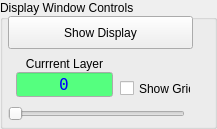
  <widget class="QGroupBox" name="groupBox_2">
   <property name="geometry">
    <rect>
     <x>8</x>
     <y>160</y>
     <width>217</width>
     <height>129</height>
    </rect>
   </property>
   <property name="palette">
    <palette>
     <active>
      <colorrole role="Text">
       <brush brushstyle="SolidPattern">
        <color alpha="255">
         <red>0</red>
         <green>0</green>
         <blue>255</blue>
        </color>
       </brush>
      </colorrole>
      <colorrole role="Base">
       <brush brushstyle="SolidPattern">
        <color alpha="255">
         <red>85</red>
         <green>255</green>
         <blue>255</blue>
        </color>
       </brush>
      </colorrole>
     </active>
     <inactive>
      <colorrole role="Text">
       <brush brushstyle="SolidPattern">
        <color alpha="255">
         <red>0</red>
         <green>0</green>
         <blue>0</blue>
        </color>
       </brush>
      </colorrole>
      <colorrole role="Base">
       <brush brushstyle="SolidPattern">
        <color alpha="255">
         <red>255</red>
         <green>255</green>
         <blue>255</blue>
        </color>
       </brush>
      </colorrole>
     </inactive>
     <disabled>
      <colorrole role="Text">
       <brush brushstyle="SolidPattern">
        <color alpha="255">
         <red>120</red>
         <green>120</green>
         <blue>120</blue>
        </color>
       </brush>
      </colorrole>
      <colorrole role="Base">
       <brush brushstyle="SolidPattern">
        <color alpha="255">
         <red>240</red>
         <green>240</green>
         <blue>240</blue>
        </color>
       </brush>
      </colorrole>
     </disabled>
    </palette>
   </property>
   <property name="title">
    <string>Display Window Controls</string>
   </property>
   <widget class="QCheckBox" name="checkBoxShowGrid">
    <property name="geometry">
     <rect>
      <x>120</x>
      <y>80</y>
      <width>71</width>
      <height>17</height>
     </rect>
    </property>
    <property name="text">
     <string>Show Grid</string>
    </property>
   </widget>
   <widget class="QPushButton" name="pushButton_Preview">
    <property name="geometry">
     <rect>
      <x>8</x>
      <y>16</y>
      <width>185</width>
      <height>33</height>
     </rect>
    </property>
    <property name="text">
     <string>Show Display</string>
    </property>
    <property name="autoDefault">
     <bool>false</bool>
    </property>
   </widget>
   <widget class="QSlider" name="SliderCurSlice">
    <property name="geometry">
     <rect>
      <x>8</x>
      <y>104</y>
      <width>177</width>
      <height>19</height>
     </rect>
    </property>
    <property name="orientation">
     <enum>Qt::Horizontal</enum>
    </property>
   </widget>
   <widget class="QLineEdit" name="lineEditCurLayer">
    <property name="geometry">
     <rect>
      <x>16</x>
      <y>72</y>
      <width>97</width>
      <height>25</height>
     </rect>
    </property>
    <property name="palette">
     <palette>
      <active>
       <colorrole role="Light">
        <brush brushstyle="SolidPattern">
         <color alpha="255">
          <red>85</red>
          <green>255</green>
          <blue>255</blue>
         </color>
        </brush>
       </colorrole>
       <colorrole role="Text">
        <brush brushstyle="SolidPattern">
         <color alpha="255">
          <red>0</red>
          <green>0</green>
          <blue>255</blue>
         </color>
        </brush>
       </colorrole>
       <colorrole role="Base">
        <brush brushstyle="SolidPattern">
         <color alpha="255">
          <red>85</red>
          <green>255</green>
          <blue>127</blue>
         </color>
        </brush>
       </colorrole>
      </active>
      <inactive>
       <colorrole role="Light">
        <brush brushstyle="SolidPattern">
         <color alpha="255">
          <red>255</red>
          <green>255</green>
          <blue>255</blue>
         </color>
        </brush>
       </colorrole>
       <colorrole role="Text">
        <brush brushstyle="SolidPattern">
         <color alpha="255">
          <red>0</red>
          <green>0</green>
          <blue>255</blue>
         </color>
        </brush>
       </colorrole>
       <colorrole role="Base">
        <brush brushstyle="SolidPattern">
         <color alpha="255">
          <red>85</red>
          <green>255</green>
          <blue>127</blue>
         </color>
        </brush>
       </colorrole>
      </inactive>
      <disabled>
       <colorrole role="Light">
        <brush brushstyle="SolidPattern">
         <color alpha="255">
          <red>255</red>
          <green>255</green>
          <blue>255</blue>
         </color>
        </brush>
       </colorrole>
       <colorrole role="Text">
        <brush brushstyle="SolidPattern">
         <color alpha="255">
          <red>120</red>
          <green>120</green>
          <blue>120</blue>
         </color>
        </brush>
       </colorrole>
       <colorrole role="Base">
        <brush brushstyle="SolidPattern">
         <color alpha="255">
          <red>240</red>
          <green>240</green>
          <blue>240</blue>
         </color>
        </brush>
       </colorrole>
      </disabled>
     </palette>
    </property>
    <property name="font">
     <font>
      <family>Terminal</family>
      <pointsize>12</pointsize>
     </font>
    </property>
    <property name="text">
     <string>0</string>
    </property>
    <property name="alignment">
     <set>Qt::AlignCenter</set>
    </property>
    <property name="readOnly">
     <bool>true</bool>
    </property>
   </widget>
   <widget class="QLabel" name="label_15">
    <property name="geometry">
     <rect>
      <x>24</x>
      <y>56</y>
      <width>81</width>
      <height>16</height>
     </rect>
    </property>
    <property name="text">
     <string>Currrent Layer</string>
    </property>
    <property name="alignment">
     <set>Qt::AlignCenter</set>
    </property>
   </widget>
  </widget>
